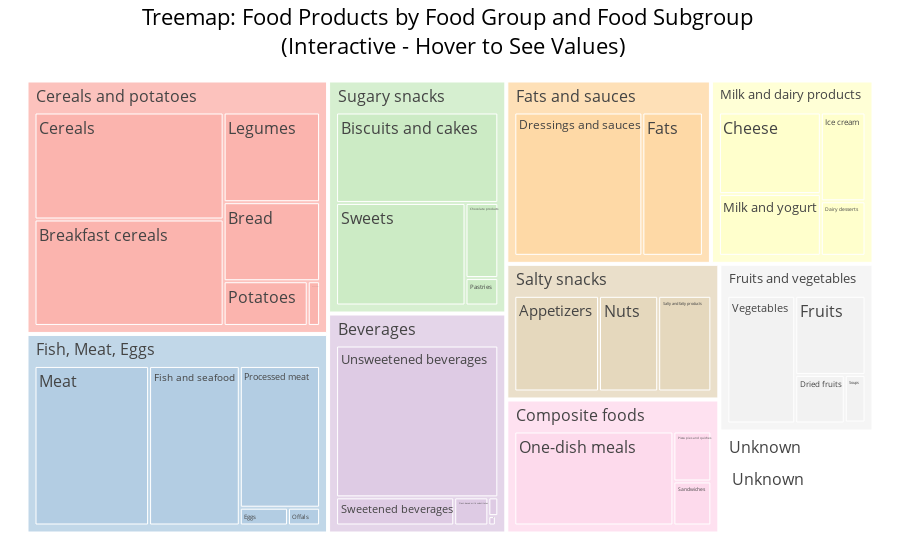

Notebook source saved alongside this figure:
### Markdown cell above
3. Treemap - provides the distribution of food products across various food groups and subgroups. The size of each section corresponds to the number of products in that group or subgroup, and hovering over each section reveals the exact count of products in that category.
This enables me to understand the composition of food categories in the dataset.

### Code cell
# Create a column to use as a count
df["count"] = 1

# Create treemap with tooltip
fig = px.treemap(
    df,
    path=["food_group", "food_subgroup"],
    values="count",
    color_discrete_sequence=px.colors.qualitative.Pastel1,
    custom_data=["count", "food_group", "food_subgroup"],
)

# Tooltip
fig.update_traces(
    hovertemplate="<b>Food Group</b>: %{customdata[1]}<br>"
    + "<b>Food Subgroup</b>: %{customdata[2]}<br>"
    + "<b>No. of Products</b>: %{customdata[0]}<extra></extra>"
)

# Title and padding adjustment
fig.update_layout(
    title={
        "text": "Treemap: Food Products by Food Group and Food Subgroup <br> (Interactive - Hover to See Values)",
        "x": 0.5,
        "xanchor": "center",
        "yanchor": "top",
    },
    font=dict(size=16),
    font_color="black",
    margin=dict(t=50, b=20, l=20, r=20),
)

# Saving the plot to the 'figures' folder
output_path = os.path.join(output_dir, "treemap_plot.svg")
pio.write_image(fig, output_path, engine="kaleido", format="svg", width=800, height=600)

# Show the plot
fig.show()

### Figure 1 — Plotly figure (JSON) as saved in the notebook; plotly's stock layout.template omitted (floating-point values rounded to 4 significant figures; data arrays with more than 128 entries replaced by an {"elided": "..."} marker saying what was removed)
{"data": [{"branchvalues": "total", "customdata": {"elided": "49x3 mixed values"}, "domain": {"x": [0, 1], "y": [0, 1]}, "hovertemplate": "<b>Food Group</b>: %{customdata[1]}<br><b>Food Subgroup</b>: %{customdata[2]}<br><b>No. of Products</b>: %{customdata[0]}<extra></extra>", "ids": ["Salty snacks/Nuts", "Fruits and vegetables/Soups", "Beverages/Unsweetened beverages", "Sugary snacks/Sweets", "Fruits and vegetables/Fruits", "Composite foods/Sandwiches", "Cereals and potatoes/Cereals", "Fruits and vegetables/Vegetables", "Sugary snacks/Biscuits and cakes", "Sugary snacks/Chocolate products", "Fats and sauces/Fats", "Beverages/Plant-based milk substitutes", "Fruits and vegetables/Dried fruits", "Composite foods/One-dish meals", "Milk and dairy products/Cheese", "Unknown/Unknown", "Cereals and potatoes/Bread", "Fish‚ Meat‚ Eggs/Fish and seafood", "Salty snacks/Appetizers", "Milk and dairy products/Milk and yogurt", "Cereals and potatoes/Potatoes", "Cereals and potatoes/Breakfast cereals", "Fats and sauces/Dressings and sauces", "Milk and dairy products/Dairy desserts", "Cereals and potatoes/Legumes", "Fish‚ Meat‚ Eggs/Processed meat", "Milk and dairy products/Ice cream", "Fish‚ Meat‚ Eggs/Meat", "Composite foods/Pizza pies and quiches", "Sugary snacks/Pastries", "Beverages/Sweetened beverages", "Salty snacks/Salty and fatty products", "Fish‚ Meat‚ Eggs/Offals", "Fish‚ Meat‚ Eggs/Eggs", "Cereals and potatoes/Unknown", "Beverages/Artificially sweetened beverages", "Beverages/Teas and herbal teas and coffees", "Beverages/Fruit nectars", "Fruits and vegetables/Unknown", "Salty snacks", "Fruits and vegetables", "Beverages", "Sugary snacks", "Composite foods", "Cereals and potatoes", "Fats and sauces", "Milk and dairy products", "Unknown", "Fish‚ Meat‚ Eggs"], "labels": ["Nuts", "Soups", "Unsweetened beverages", "Sweets", "Fruits", "Sandwiches", "Cereals", "Vegetables", "Biscuits and cakes", "Chocolate products", "Fats", "Plant-based milk substitutes", "Dried fruits", "One-dish meals", "Cheese", "Unknown", "Bread", "Fish and seafood", "Appetizers", "Milk and yogurt", "Potatoes", "Breakfast cereals", "Dressings and sauces", "Dairy desserts", "Legumes", "Processed meat", "Ice cream", "Meat", "Pizza pies and quiches", "Pastries", "Sweetened beverages", "Salty and fatty products", "Offals", "Eggs", "Unknown", "Artificially sweetened beverages", "Teas and herbal teas and coffees", "Fruit nectars", "Unknown", "Salty snacks", "Fruits and vegetables", "Beverages", "Sugary snacks", "Composite foods", "Cereals and potatoes", "Fats and sauces", "Milk and dairy products", "Unknown", "Fish‚ Meat‚ Eggs"], "name": "", "parents": ["Salty snacks", "Fruits and vegetables", "Beverages", "Sugary snacks", "Fruits and vegetables", "Composite foods", "Cereals and potatoes", "Fruits and vegetables", "Sugary snacks", "Sugary snacks", "Fats and sauces", "Beverages", "Fruits and vegetables", "Composite foods", "Milk and dairy products", "Unknown", "Cereals and potatoes", "Fish‚ Meat‚ Eggs", "Salty snacks", "Milk and dairy products", "Cereals and potatoes", "Cereals and potatoes", "Fats and sauces", "Milk and dairy products", "Cereals and potatoes", "Fish‚ Meat‚ Eggs", "Milk and dairy products", "Fish‚ Meat‚ Eggs", "Composite foods", "Sugary snacks", "Beverages", "Salty snacks", "Fish‚ Meat‚ Eggs", "Fish‚ Meat‚ Eggs", "Cereals and potatoes", "Beverages", "Beverages", "Beverages", "Fruits and vegetables", "", "", "", "", "", "", "", "", "", ""], "type": "treemap", "values": [276.0, 46.0, 1052.0, 560.0, 259.0, 82.0, 807.0, 404.0, 619.0, 104.0, 383.0, 41.0, 112.0, 733.0, 375.0, 500.0, 304.0, 608.0, 395.0, 284.0, 150.0, 803.0, 810.0, 110.0, 345.0, 478.0, 179.0, 768.0, 93.0, 38.0, 142.0, 248.0, 24.0, 36.0, 22.0, 8.0, 3.0, 1.0, 1.0, 919.0, 822.0, 1247.0, 1321.0, 908.0, 2431.0, 1193.0, 948.0, 500.0, 1914.0]}], "layout": {"font": {"color": "black", "size": 16}, "legend": {"tracegroupgap": 0}, "margin": {"b": 20, "l": 20, "r": 20, "t": 50}, "title": {"text": "Treemap: Food Products by Food Group and Food Subgroup <br> (Interactive - Hover to See Values)", "x": 0.5, "xanchor": "center", "yanchor": "top"}, "treemapcolorway": ["rgb(251,180,174)", "rgb(179,205,227)", "rgb(204,235,197)", "rgb(222,203,228)", "rgb(254,217,166)", "rgb(255,255,204)", "rgb(229,216,189)", "rgb(253,218,236)", "rgb(242,242,242)"]}}
